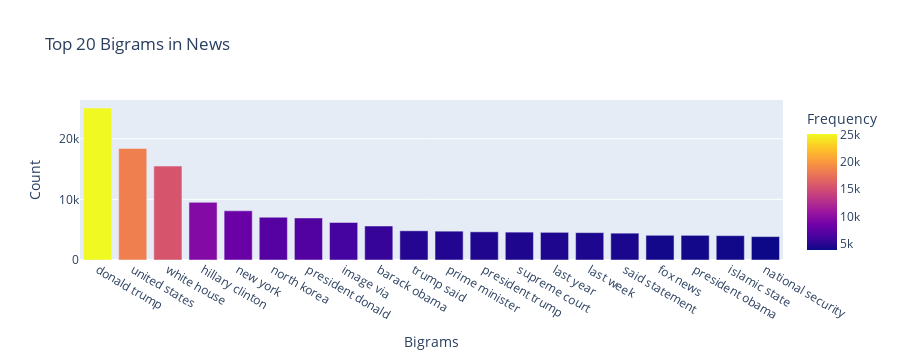

Notebook code cell kept with this figure:
### Code cell
#Function to get top bigram words

def get_top_n_bigram(corpus, n=None):
    vec = CountVectorizer(ngram_range=(2, 2)).fit(corpus)
    bag_of_words = vec.transform(corpus)
    sum_words = bag_of_words.sum(axis=0) 
    words_freq = [(word, sum_words[0, idx]) for word, idx in vec.vocabulary_.items()]
    words_freq =sorted(words_freq, key = lambda x: x[1], reverse=True)
    return words_freq[:n]

#Calling function and return only top 20 words
common_bigrams = get_top_n_bigram(clean_news['news'], 20)

#Printing the word and frequency
for bigram, freq in common_bigrams:
    print(bigram, freq)
    
#Creating the dataframe of word and frequency
df3 = pd.DataFrame(common_bigrams, columns=['bigram', 'count'])

# Plotting using Plotly for better visualization
fig = px.bar(df3, x='bigram', y='count', title='Top 20 Bigrams in News',
             labels={'bigram': 'Bigrams', 'count': 'Frequency'},
             color='count')

fig.update_layout(yaxis_title='Count', xaxis_title='Bigrams')
fig.show()

### Figure 1 — Plotly figure (JSON) as saved in the notebook; plotly's stock layout.template omitted (floating-point values rounded to 4 significant figures)
{"data": [{"alignmentgroup": "True", "hovertemplate": "Bigrams=%{x}<br>Frequency=%{marker.color}<extra></extra>", "legendgroup": "", "marker": {"color": [25059, 18394, 15485, 9502, 8110, 7053, 6928, 6188, 5603, 4816, 4753, 4646, 4595, 4560, 4512, 4425, 4074, 4065, 4014, 3858], "coloraxis": "coloraxis", "pattern": {"shape": ""}}, "name": "", "offsetgroup": "", "orientation": "v", "showlegend": false, "textposition": "auto", "type": "bar", "x": ["donald trump", "united states", "white house", "hillary clinton", "new york", "north korea", "president donald", "image via", "barack obama", "trump said", "prime minister", "president trump", "supreme court", "last year", "last week", "said statement", "fox news", "president obama", "islamic state", "national security"], "xaxis": "x", "y": [25059, 18394, 15485, 9502, 8110, 7053, 6928, 6188, 5603, 4816, 4753, 4646, 4595, 4560, 4512, 4425, 4074, 4065, 4014, 3858], "yaxis": "y"}], "layout": {"barmode": "relative", "coloraxis": {"colorbar": {"title": {"text": "Frequency"}}, "colorscale": [[0, "#0d0887"], [0.1111, "#46039f"], [0.2222, "#7201a8"], [0.3333, "#9c179e"], [0.4444, "#bd3786"], [0.5556, "#d8576b"], [0.6667, "#ed7953"], [0.7778, "#fb9f3a"], [0.8889, "#fdca26"], [1, "#f0f921"]]}, "height": 360, "legend": {"tracegroupgap": 0}, "title": {"text": "Top 20 Bigrams in News"}, "xaxis": {"anchor": "y", "autorange": true, "domain": [0, 1], "range": [-0.5, 19.5], "title": {"text": "Bigrams"}, "type": "category"}, "yaxis": {"anchor": "x", "autorange": true, "domain": [0, 1], "range": [0, 26380.0], "title": {"text": "Count"}, "type": "linear"}}}
